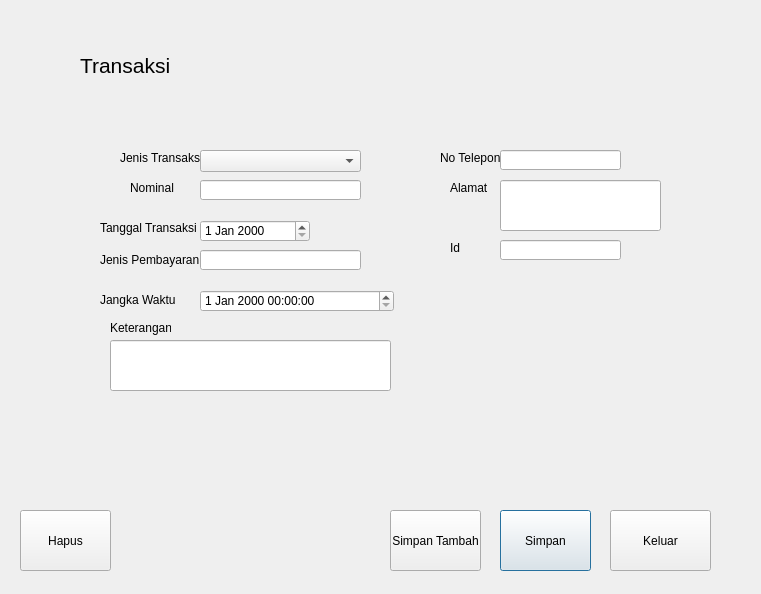
<?xml version="1.0" encoding="UTF-8"?>
<ui version="4.0">
 <class>Dialog</class>
 <widget class="QDialog" name="Dialog">
  <property name="geometry">
   <rect>
    <x>0</x>
    <y>0</y>
    <width>761</width>
    <height>594</height>
   </rect>
  </property>
  <property name="windowTitle">
   <string>Dialog</string>
  </property>
  <widget class="QLabel" name="label">
   <property name="geometry">
    <rect>
     <x>120</x>
     <y>150</y>
     <width>161</width>
     <height>16</height>
    </rect>
   </property>
   <property name="text">
    <string>Jenis Transaksi</string>
   </property>
  </widget>
  <widget class="QComboBox" name="comboBox">
   <property name="geometry">
    <rect>
     <x>200</x>
     <y>150</y>
     <width>161</width>
     <height>22</height>
    </rect>
   </property>
  </widget>
  <widget class="QLabel" name="label_2">
   <property name="geometry">
    <rect>
     <x>130</x>
     <y>180</y>
     <width>131</width>
     <height>16</height>
    </rect>
   </property>
   <property name="text">
    <string>Nominal</string>
   </property>
  </widget>
  <widget class="QLineEdit" name="lineEdit">
   <property name="geometry">
    <rect>
     <x>200</x>
     <y>180</y>
     <width>161</width>
     <height>20</height>
    </rect>
   </property>
  </widget>
  <widget class="QLabel" name="label_3">
   <property name="geometry">
    <rect>
     <x>100</x>
     <y>220</y>
     <width>111</width>
     <height>16</height>
    </rect>
   </property>
   <property name="text">
    <string>Tanggal Transaksi</string>
   </property>
  </widget>
  <widget class="QDateEdit" name="dateEdit">
   <property name="geometry">
    <rect>
     <x>200</x>
     <y>220</y>
     <width>110</width>
     <height>22</height>
    </rect>
   </property>
  </widget>
  <widget class="QLabel" name="label_4">
   <property name="geometry">
    <rect>
     <x>440</x>
     <y>150</y>
     <width>91</width>
     <height>16</height>
    </rect>
   </property>
   <property name="text">
    <string>No Telepon</string>
   </property>
  </widget>
  <widget class="QLineEdit" name="lineEdit_2">
   <property name="geometry">
    <rect>
     <x>500</x>
     <y>150</y>
     <width>121</width>
     <height>20</height>
    </rect>
   </property>
  </widget>
  <widget class="QLabel" name="label_5">
   <property name="geometry">
    <rect>
     <x>100</x>
     <y>250</y>
     <width>101</width>
     <height>20</height>
    </rect>
   </property>
   <property name="text">
    <string>Jenis Pembayaran</string>
   </property>
  </widget>
  <widget class="QLineEdit" name="lineEdit_3">
   <property name="geometry">
    <rect>
     <x>200</x>
     <y>250</y>
     <width>161</width>
     <height>20</height>
    </rect>
   </property>
  </widget>
  <widget class="QLabel" name="label_6">
   <property name="geometry">
    <rect>
     <x>450</x>
     <y>180</y>
     <width>91</width>
     <height>16</height>
    </rect>
   </property>
   <property name="text">
    <string>Alamat</string>
   </property>
  </widget>
  <widget class="QLineEdit" name="lineEdit_4">
   <property name="geometry">
    <rect>
     <x>500</x>
     <y>180</y>
     <width>161</width>
     <height>51</height>
    </rect>
   </property>
  </widget>
  <widget class="QLabel" name="label_7">
   <property name="geometry">
    <rect>
     <x>450</x>
     <y>240</y>
     <width>91</width>
     <height>16</height>
    </rect>
   </property>
   <property name="text">
    <string>Id</string>
   </property>
  </widget>
  <widget class="QLineEdit" name="lineEdit_5">
   <property name="geometry">
    <rect>
     <x>500</x>
     <y>240</y>
     <width>121</width>
     <height>20</height>
    </rect>
   </property>
  </widget>
  <widget class="QLabel" name="label_8">
   <property name="geometry">
    <rect>
     <x>100</x>
     <y>290</y>
     <width>101</width>
     <height>20</height>
    </rect>
   </property>
   <property name="text">
    <string>Jangka Waktu</string>
   </property>
  </widget>
  <widget class="QDateTimeEdit" name="dateTimeEdit">
   <property name="geometry">
    <rect>
     <x>200</x>
     <y>290</y>
     <width>194</width>
     <height>22</height>
    </rect>
   </property>
  </widget>
  <widget class="QLabel" name="label_9">
   <property name="geometry">
    <rect>
     <x>110</x>
     <y>320</y>
     <width>61</width>
     <height>16</height>
    </rect>
   </property>
   <property name="text">
    <string>Keterangan</string>
   </property>
  </widget>
  <widget class="QLineEdit" name="lineEdit_6">
   <property name="geometry">
    <rect>
     <x>110</x>
     <y>340</y>
     <width>281</width>
     <height>51</height>
    </rect>
   </property>
  </widget>
  <widget class="QPushButton" name="pushButton_2">
   <property name="geometry">
    <rect>
     <x>500</x>
     <y>510</y>
     <width>91</width>
     <height>61</height>
    </rect>
   </property>
   <property name="text">
    <string>Simpan</string>
   </property>
  </widget>
  <widget class="QPushButton" name="pushButton_3">
   <property name="geometry">
    <rect>
     <x>610</x>
     <y>510</y>
     <width>101</width>
     <height>61</height>
    </rect>
   </property>
   <property name="text">
    <string>Keluar</string>
   </property>
   <property name="icon">
    <iconset theme="x"/>
   </property>
  </widget>
  <widget class="QPushButton" name="pushButton_4">
   <property name="geometry">
    <rect>
     <x>390</x>
     <y>510</y>
     <width>91</width>
     <height>61</height>
    </rect>
   </property>
   <property name="text">
    <string>Simpan Tambah</string>
   </property>
  </widget>
  <widget class="QPushButton" name="pushButton_5">
   <property name="geometry">
    <rect>
     <x>20</x>
     <y>510</y>
     <width>91</width>
     <height>61</height>
    </rect>
   </property>
   <property name="text">
    <string>Hapus</string>
   </property>
  </widget>
  <widget class="QLabel" name="label_10">
   <property name="geometry">
    <rect>
     <x>80</x>
     <y>40</y>
     <width>121</width>
     <height>51</height>
    </rect>
   </property>
   <property name="font">
    <font>
     <pointsize>16</pointsize>
    </font>
   </property>
   <property name="text">
    <string>Transaksi</string>
   </property>
  </widget>
 </widget>
 <resources/>
 <connections/>
</ui>
